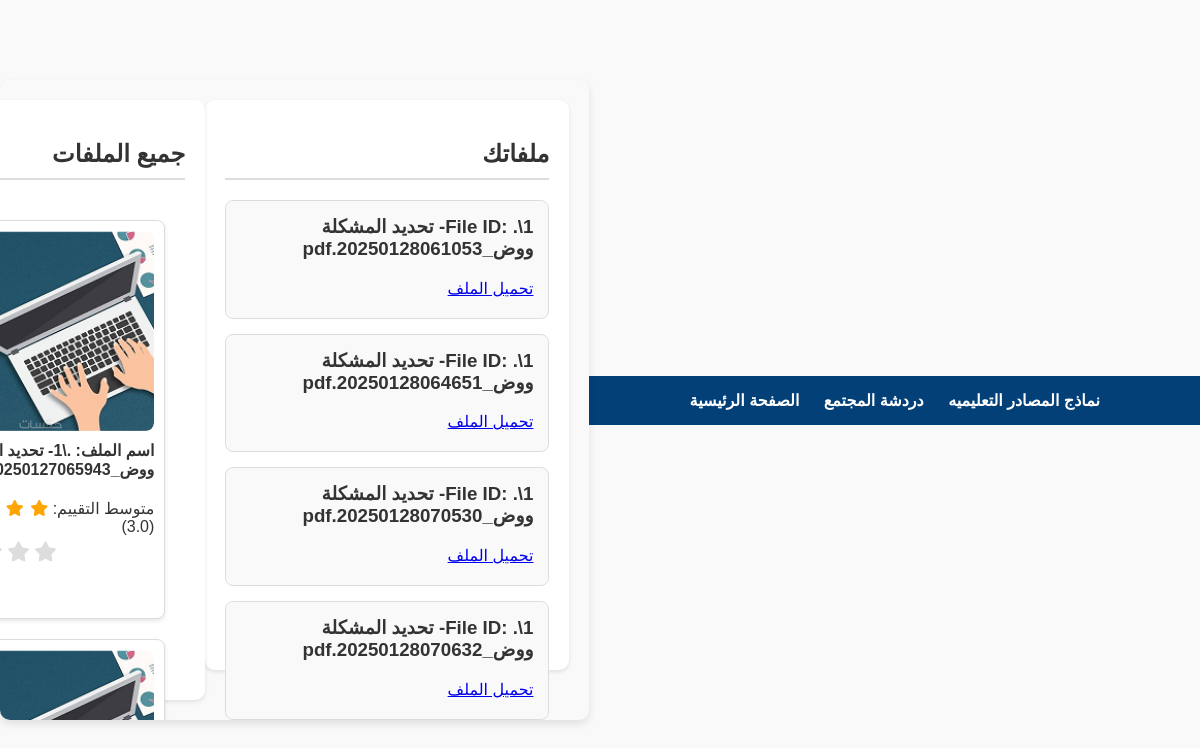
Page /files (signed in) on the committed database.
### app.py (models this page shows, shortened)
class File(db.Model):
    id = db.Column(db.Integer, primary_key=True)
    user_id = db.Column(db.Integer, db.ForeignKey('user1.id'), nullable=False)
    rating = db.Column(db.Integer, default=0) # Default rating
    file_location = db.Column(db.String(255), nullable=False)
    user = db.relationship('User1', backref='files')
    def average_rating(self):
        ratings = [rating.rating for rating in self.ratings]
        if ratings:
            return sum(ratings) / len(ratings)
        return 0

class Rating(db.Model):
    id = db.Column(db.Integer, primary_key=True)
    user_id = db.Column(db.Integer, db.ForeignKey('user1.id'), nullable=False)
    file_id = db.Column(db.Integer, db.ForeignKey('file.id'), nullable=False)
    rating = db.Column(db.Integer, nullable=False)
    user = db.relationship('User1', backref='ratings')
    file = db.relationship('File', backref='ratings')

### app.py (the view, shortened to what this page needs)
@app.route('/files', methods=['GET', 'POST'])
def files_page():
    user_id = session.get('user_id')
    if not user_id:
        return redirect(url_for('login'))
    user_files = File.query.filter_by(user_id=user_id).all()
    all_files = File.query.all()
    return render_template('files.html', user_files=user_files, all_files=all_files)

### templates/files.html (shortened to what this page needs)
<!DOCTYPE html>
<html lang="en">
<head>
    <link rel="stylesheet" href="{{ url_for('static', filename='style.css') }}">
    <link rel="stylesheet" href="https://cdnjs.cloudflare.com/ajax/libs/font-awesome/6.0.0/css/all.min.css" />
  </head>
<body>
<nav class="navbar">
    <a href="form">نماذج المصادر التعليميه</a>
    <a href="chat">دردشة المجتمع</a>
    <a href="files">الصفحة الرئيسية</a>
</nav>
<div class="container">
    <div class="user-files-section">
        <h2>ملفاتك</h2>
        {% if user_files %}
        {% for file in user_files %}
        <div class="user-file-container">
            <h3>File ID: {{ file.file_location }}</h3>
            <p> <a href="{{ file.file_location }}" download> تحميل الملف </a> </p>
        </div>
        {% endfor %}
        {% else %}
        <p>لا يوجد لديك اي ملفات.</p>
        {% endif %}
    </div>
    <div class="all-files-section">
        <h2>جميع الملفات</h2>
        <div class="file-grid">
            {% for file in all_files %}
            <div class="file-card">
                <div class="image-container">
                    {% if file.file_location.endswith(('.jpg', '.jpeg', '.png', '.gif')) %}
                    <img src="{{ file.file_location }}" alt="File Image">
                    {% else %}
                    <img src="{{ url_for('static', filename='Placeholder.png') }}" alt="Default File Image">
                    {% endif %}
                </div>
                <h4>اسم الملف: {{ file.file_location.split('/')[-1] }}</h4>
                <div class="rating">
                    <span>
                        متوسط التقييم:
                        {% for i in range(5) %}
                            {% if file.average_rating() >= loop.index %}
                                <i class="fas fa-star"></i>
                            {% else %}
                                <i class="far fa-star"></i>
                            {% endif %}
                        {% endfor %}
                        ({{ file.average_rating()|round(2) }})
                    </span>
                    <form method="post" class="rating-form">
                        <div class="stars">
                        {% for i in range(1, 6) %}
                            <label for="star{{ i }}-{{ file.id }}" title="{{ i }} star">
                                <i class="fas fa-star"></i>
                            </label>
                        {% endfor %}
                        </div>
                    </form>
                </div>
            </div>
            {% endfor %}
        </div>
    </div>
</div>
</body>
</html>

### static/css/style.css (style rules this page uses)
body { font-family: sans-serif; margin: 0; padding: 0; display: flex; justify-content: center; align-items: center; min-height: 100vh; background-color: #f9f9f9; }
.container { display: flex; width: 90%; max-width: 1200px; height: 600px; border-radius: 10px; overflow: hidden; box-shadow: 0 4px 8px rgba(0, 0, 0, 0.1); }

### templates/files.html (style rules this page uses)
body { font-family: sans-serif; margin: 0; padding: 0; background-color: #f9f9f9; color: #333; direction: rtl; }
.container { width: 90%; max-width: 1200px; margin: 20px auto; padding: 20px; }
.user-files-section { margin-bottom: 30px; background-color: white; padding: 20px; border-radius: 10px; box-shadow: 0 2px 4px rgba(0,0,0,0.1); }
.user-files-section h2 { border-bottom: 2px solid #ddd; padding-bottom: 10px; margin-bottom: 20px; text-align: right; }
.user-file-container { border: 1px solid #ddd; border-radius: 8px; padding: 15px; margin-bottom: 15px; background-color: #f9f9f9; text-align: right; }
.user-file-container h3 { margin-top: 0; }
.user-file-container p { margin-bottom: 5px; }
.all-files-section { background-color: white; padding: 20px; border-radius: 10px; box-shadow: 0 2px 4px rgba(0,0,0,0.1); }
.all-files-section h2 { border-bottom: 2px solid #ddd; padding-bottom: 10px; margin-bottom: 20px; text-align: right; }
.file-grid { display: grid; grid-template-columns: repeat(auto-fill, minmax(250px, 1fr)); gap: 20px; padding: 20px; }
.file-card { border: 1px solid #ddd; border-radius: 8px; overflow: hidden; background-color: white; box-shadow: 0 2px 4px rgba(0,0,0,0.1); padding: 10px; display: flex; flex-direction: column; text-align: right; position: relative; }
.file-card .image-container { overflow: hidden; position: relative; border-radius: 8px; }
.file-card .image-container img { max-width: 100%; height: 200px; object-fit: cover; display: block; border-radius: 8px; }
.file-card h4 { margin: 10px 0; text-align: right; }
.file-card .rating { margin-top: 10px; }
.file-card .rating span { display: block; margin-bottom: 5px; }
.file-card .rating span i { color: orange; margin-left: 2px; margin-right: 0; }
.rating-form { display: flex; flex-direction: column; align-items: flex-end; }
.rating-form .stars { direction: ltr; display: inline-block; }
.rating-form label { cursor: pointer; font-size: 20px; color: #ddd; transition: color 0.2s; display: inline-block; }
.navbar { width: 100%; background-color: #034078; color: white; padding: 15px 0; text-align: center; }
.navbar a { color: white; text-decoration: none; margin: 0 10px; font-size: 1rem; font-weight: bold; }

### rows in the picture
File: file_location ".\\1- تحديد المشكلة ووض_20250128061053.pdf"
File: file_location ".\\1- تحديد المشكلة ووض_20250128064651.pdf"
File: file_location ".\\1- تحديد المشكلة ووض_20250128070530.pdf"
File: file_location ".\\1- تحديد المشكلة ووض_20250128070632.pdf"
File: file_location ".\\1- تحديد…", average_rating "3.0"
